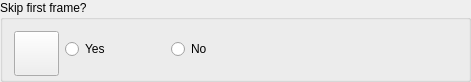
         <widget class="QGroupBox" name="groupBox_create_new_sequence_2">
          <property name="enabled">
           <bool>true</bool>
          </property>
          <property name="geometry">
           <rect>
            <x>10</x>
            <y>180</y>
            <width>471</width>
            <height>82</height>
           </rect>
          </property>
          <property name="sizePolicy">
           <sizepolicy hsizetype="Preferred" vsizetype="Maximum">
            <horstretch>0</horstretch>
            <verstretch>0</verstretch>
           </sizepolicy>
          </property>
          <property name="minimumSize">
           <size>
            <width>0</width>
            <height>80</height>
           </size>
          </property>
          <property name="title">
           <string>Skip first frame?</string>
          </property>
          <layout class="QHBoxLayout" name="horizontalLayout_8">
           <item>
            <layout class="QHBoxLayout" name="horizontalLayout_16">
             <item>
              <layout class="QHBoxLayout" name="horizontalLayout_3">
               <item>
                <widget class="QPushButton" name="create_sequence_btn_2">
                 <property name="minimumSize">
                  <size>
                   <width>45</width>
                   <height>45</height>
                  </size>
                 </property>
                 <property name="maximumSize">
                  <size>
                   <width>45</width>
                   <height>45</height>
                  </size>
                 </property>
                 <property name="text">
                  <string/>
                 </property>
                 <property name="icon">
                  <iconset>
                   <normaloff>images/skip_first.svg</normaloff>images/skip_first.svg</iconset>
                 </property>
                 <property name="iconSize">
                  <size>
                   <width>30</width>
                   <height>30</height>
                  </size>
                 </property>
                </widget>
               </item>
               <item>
                <widget class="QRadioButton" name="radioButton_jpg_2">
                 <property name="maximumSize">
                  <size>
                   <width>100</width>
                   <height>16777215</height>
                  </size>
                 </property>
                 <property name="text">
                  <string>Yes</string>
                 </property>
                </widget>
               </item>
               <item>
                <widget class="QRadioButton" name="radioButton_png_2">
                 <property name="text">
                  <string>No</string>
                 </property>
                </widget>
               </item>
              </layout>
             </item>
            </layout>
           </item>
          </layout>
         </widget>
